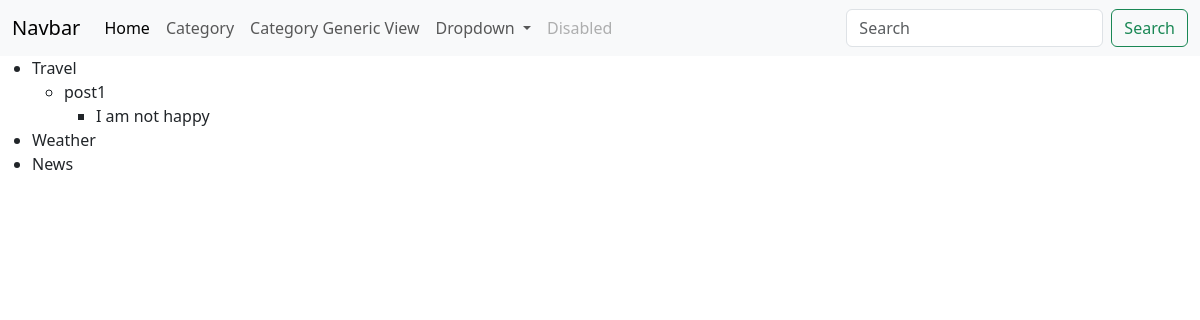
The app's page /categorylist/, older data.
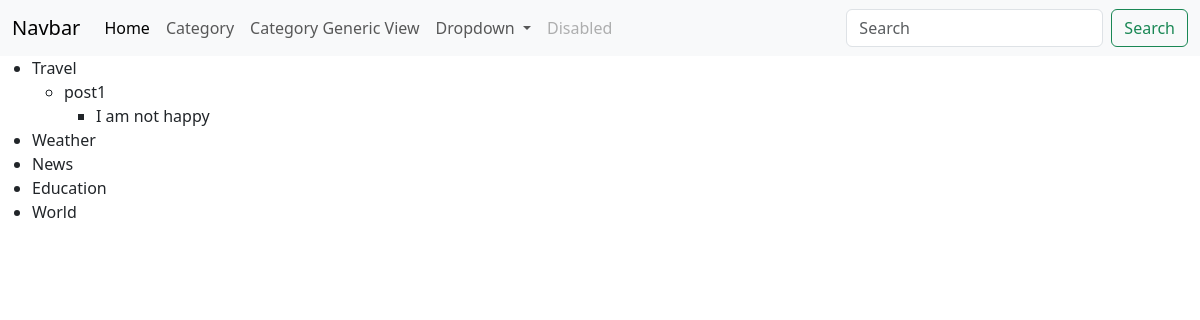
The same page, newer data.
### lesson/models.py (models this page shows, shortened)
class BaseModel(models.Model):
    created_at = models.DateTimeField(auto_now_add=True)
    updated_at = models.DateTimeField(auto_now=True)
    class Meta:
        abstract = True

class Category(BaseModel):
    name = models.CharField(max_length=50)

class Post(BaseModel):
    title = models.CharField(max_length=100)
    content = models.TextField()
    header_image = models.ImageField(null=True, blank=True, upload_to="images/")
    snippet = models.CharField(max_length=255, default="")
    author = models.ForeignKey(User, on_delete=models.CASCADE)
    category = models.ForeignKey(Category, on_delete=models.SET_NULL, null=True)
    likes = models.ManyToManyField(User, related_name="blog_posts")

class Comment(BaseModel):
    post = models.ForeignKey(Post, on_delete=models.CASCADE)
    name = models.CharField(max_length=100)
    body = models.TextField()

### lesson/views.py (the view)
# urls.py: path('categorylist/', categorylist, name='category_list'),
def categorylist(request):
    categories = Category.objects.all()
    return render(request,
                  'categorylist.html',
                  {'categories': categories})

### templates/categorylist.html (shortened to what this page needs)
{% extends 'base.html' %}
{% block content %}
<ul>
{% for category in categories %}
    <li>{{ category.name }}</li>
    <ul>
        {% for post in category.post_set.all %}
            <li>{{ post.title }}</li>
            <ul>
            {% for comment in post.comment_set.all %}
                <li>{{ comment.body }}</li>
                {% endfor %}
            </ul>
        {% endfor %}
    </ul>
{% endfor %}
</ul>
{% endblock %}

Row changes from the older to the newer data that the page shows:
added Category: name "Education"
added Category: name "World"
